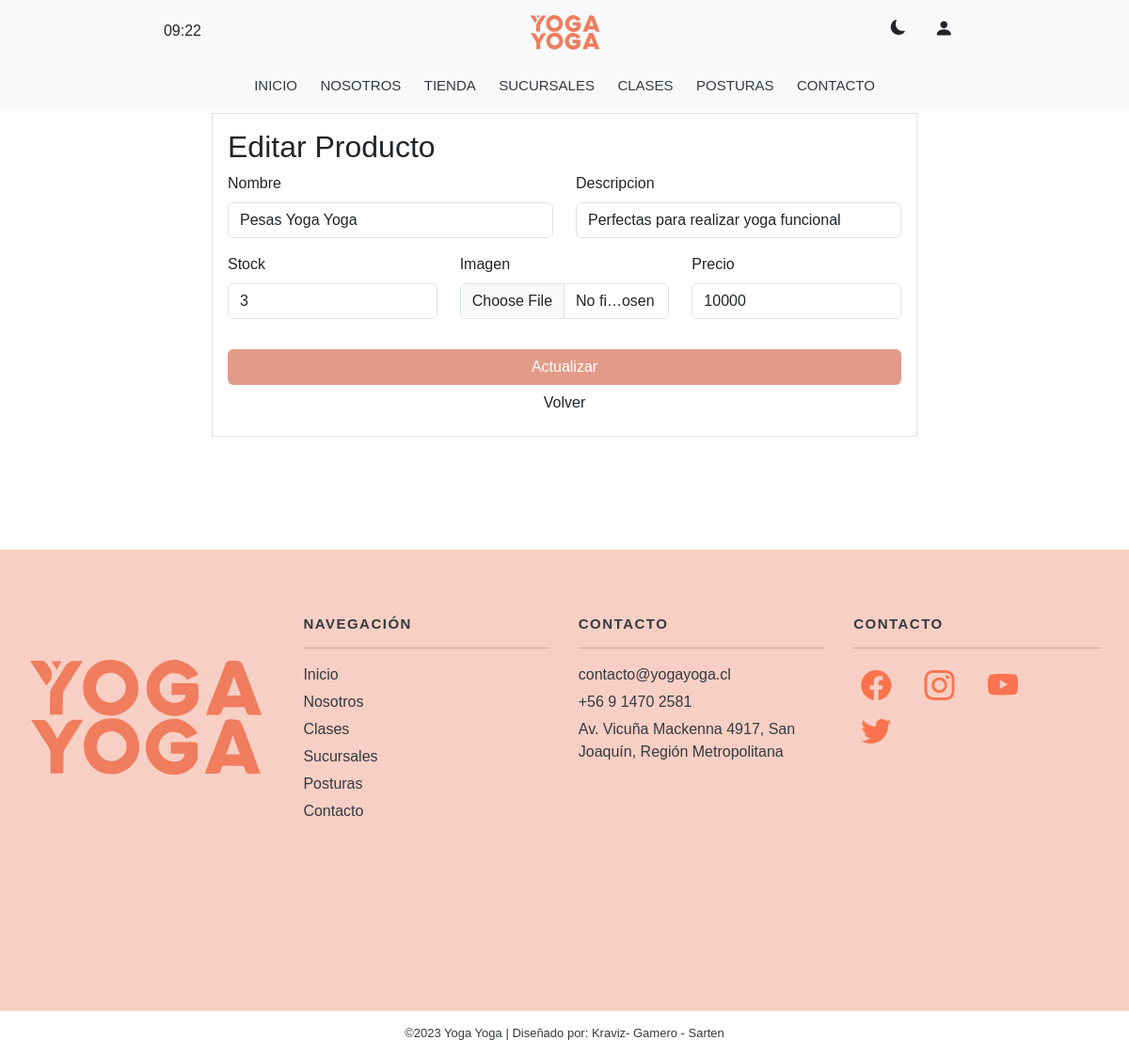
The app's page /editprod/11 with its own data.
### crud/models.py (models this page shows, shortened)
class Producto(models.Model):
    id = models.BigAutoField (primary_key = True)
    img = models.ImageField(verbose_name="imagen", upload_to="productos", default="", blank=True, null=True)
    titulo = models.CharField(max_length=50, verbose_name='Nombre')
    descripcion = models.CharField(verbose_name='Descripcion', max_length=40, default="")
    stock = models.IntegerField(verbose_name='Stock')
    precio = models.IntegerField(verbose_name='Precio')
    created_at = models.DateTimeField(auto_now_add=True, verbose_name = 'Fecha de creción')
    updated_at = models.DateTimeField(auto_now=True, verbose_name = 'Fecha de actualización')
    class Meta:
        verbose_name = 'Producto'
        verbose_name_plural = 'Productos'
        ordering = ['created_at']

### crud/views.py (the view, shortened to what this page needs)
# urls.py: path('editprod/<str:producto_id>', views.prod_edit,name="producto-edit"),
def prod_edit(request,producto_id):
    try:
        producto = Producto.objects.get(id = producto_id)
        form = ProductForm(instance=producto)
        context = {'form':form}
        return render(request,'core/edit.html',context)
    except:
        print("Error al obtener el producto")
        return redirect(reverse('tienda') + '?NO_EXIST')

### crud/forms.py
class ProductForm(ModelForm):
    class Meta:
        model = Producto
        fields = [
            'id',
            'titulo',
            'precio',
            'stock',
            'img',
            'descripcion'
        ]
        labels = {
            'id':'ID',
            'titulo':'TITULO',
            'precio':'PRECIO',
            'stock':'STOCK',
            'img':'IMAGEN',
            'descripcion': 'DESCRIPCION'
        }
        widgets = {
            'id':forms.TextInput(attrs={'class':'form-control shadow-none'}),
            'titulo':forms.TextInput(attrs={'class':'form-control shadow-none'}),
            'precio':forms.TextInput(attrs={'class':'form-control shadow-none no-arrows','type':'number'}),
            'stock':forms.TextInput(attrs={'class':'form-control shadow-none no-arrows','type':'number'}),
            'img':forms.FileInput(attrs={'class':'form-control shadow-none'}),
            'descripcion':forms.TextInput(attrs={'class':'form-control shadow-none'})
        }

### core/templates/core/edit.html (shortened to what this page needs)
{% extends 'core/base.html' %}
{% load static %}
{% block link %}
<link rel="stylesheet" href="{% static 'core/css/form.css' %}"> {% endblock %}
{% block content%}
<main>
    <div class="containerForm">
        <form class="border p-3 col-md-10" method="POST" enctype="multipart/form-data">
            <h2>Editar Producto</h2>
            <div class="row">
                <div class="col">
                    <div class="mb-3 password-container">
                        <label for="titulo" class="form-label">Nombre</label>
                        <div class="input-group">
                            {{form.titulo}}
                        </div>
                    </div>
                </div>
                <div class="col">
                    <div class="mb-3 password-container">
                        <label for="descripcion" class="form-label">Descripcion</label>
                        <div class="input-group">
                            {{form.descripcion}}
                        </div>
                    </div>
                </div>
            </div>
            <div class="row">
                <div class="col">
                    <div class="mb-3 ">
                        <label for="stock" class="form-label">Stock</label>
                        {{form.stock}}
                    </div>
                </div>
                <div class="col">
                    <div class="mb-3">
                        <label for="img" class="form-label">Imagen</label>
                        {{form.img}}
                    </div>
                </div>
                <div class="col">
                    <div class="mb-3">
                        <label for="precio" class="form-label">Precio</label>
                        {{form.precio}}
                    </div>
                </div>
            </div>
            <div class="mt-3 d-flex flex-column">
                <button type="submit" id="actualizar" value="Actualizar" class="btn" onclick="">Actualizar</button>
                <a class="btn volver" href="{% url 'tienda' %}">Volver</a>
            </div>
        </form>
    </div>
</main>
{% endblock %}

### core/static/core/css/form.css (style rules this page uses)
.containerForm { display: flex; justify-content: center; width: 900px; margin: 15vh auto }
#actualizar { background-color: #e19b88; color: white; }

### core/static/core/css/main.css (style rules this page uses)
:root { --color-primary: #fa734e; --color-primary-light: #f8cfc4; --color-dark: #343a40; }
* { margin: 0; padding: 0; font-family: Verdana, Geneva, Tahoma, sans-serif; }
main { margin-top: 120px; }

### records on screen
Producto: titulo "Pesas Yoga Yoga", descripcion "Perfectas para realizar yoga funcional", stock "3", precio "10000"
